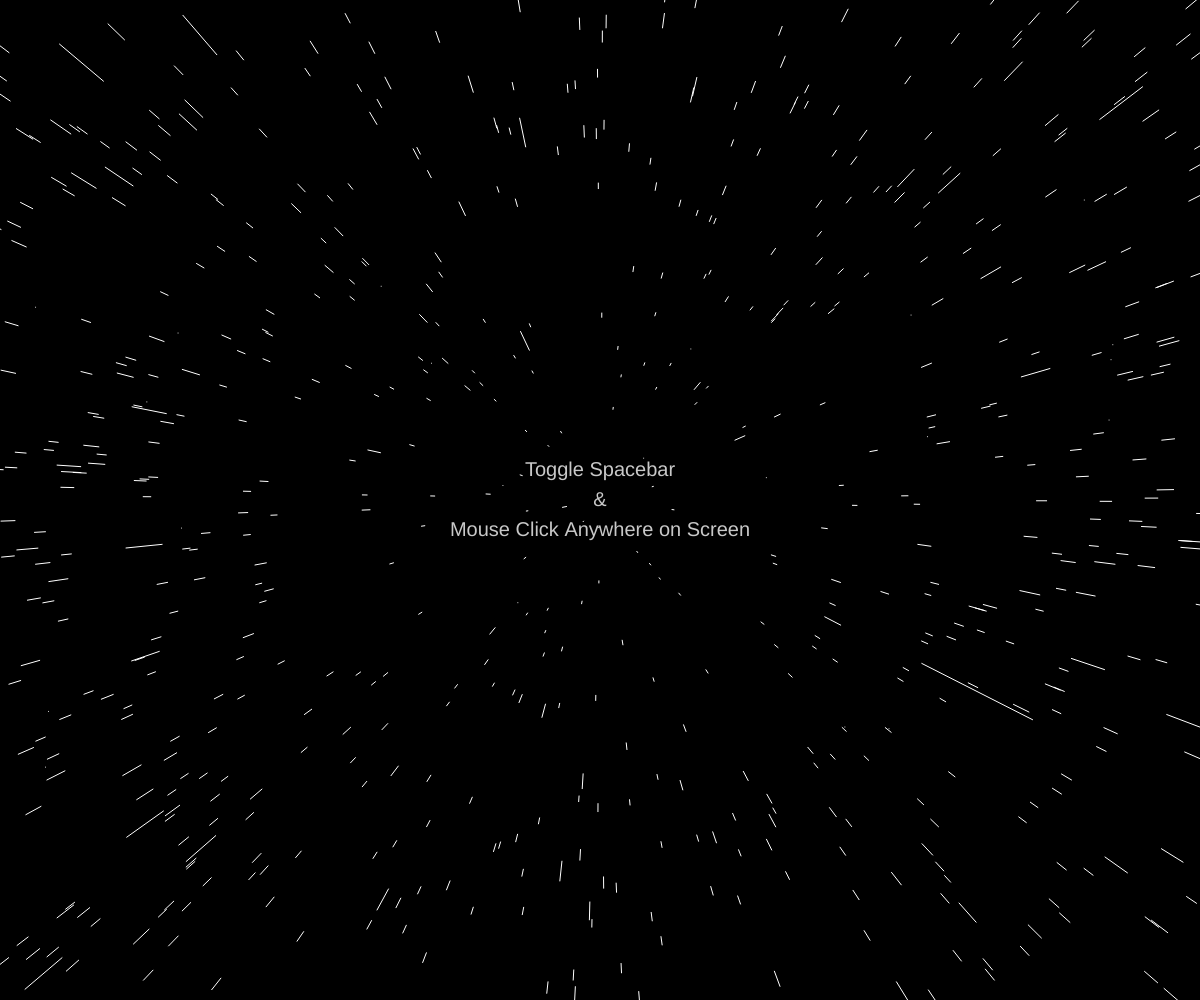
Frame 1 (no input)
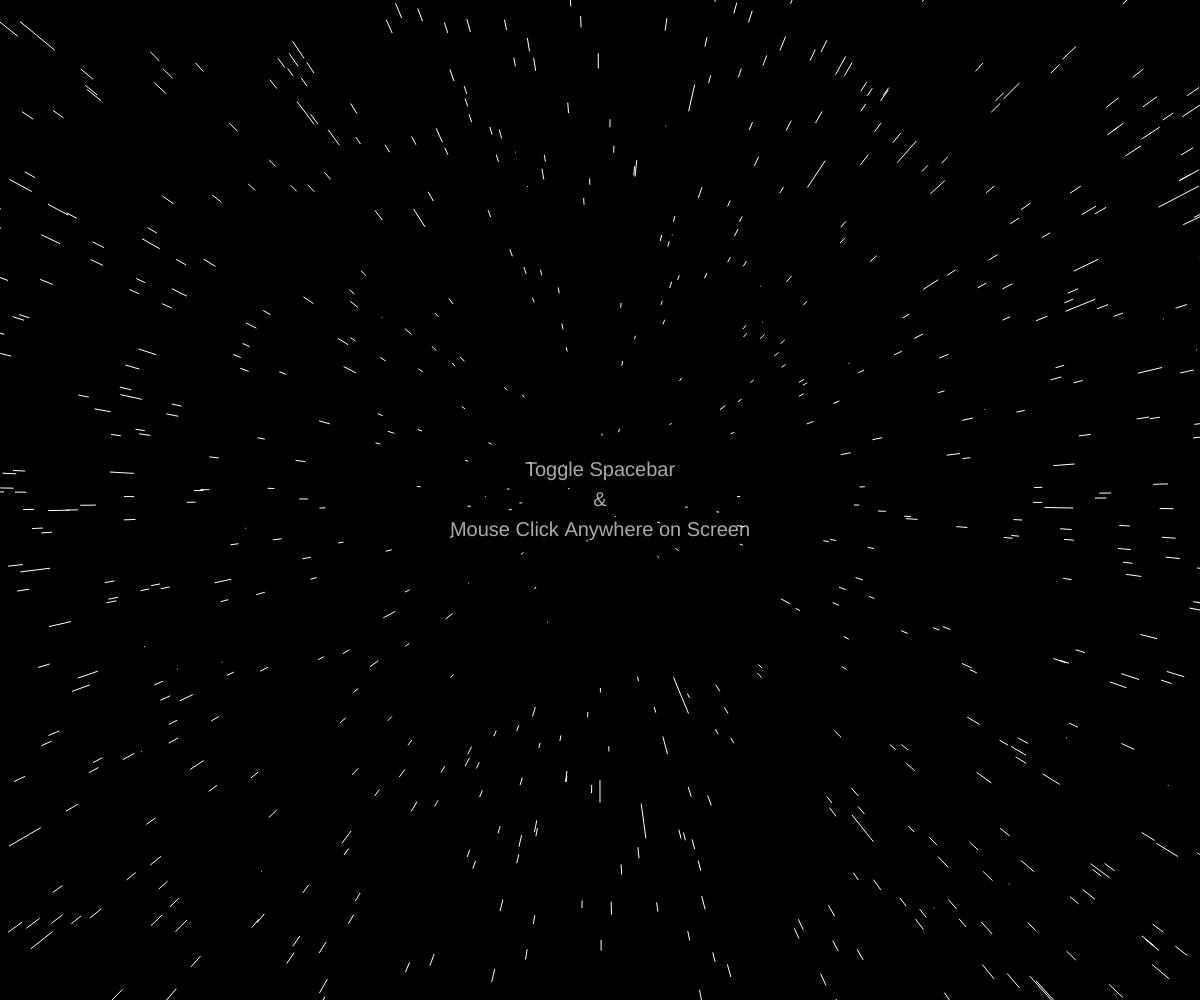
Frame 60 (no input)
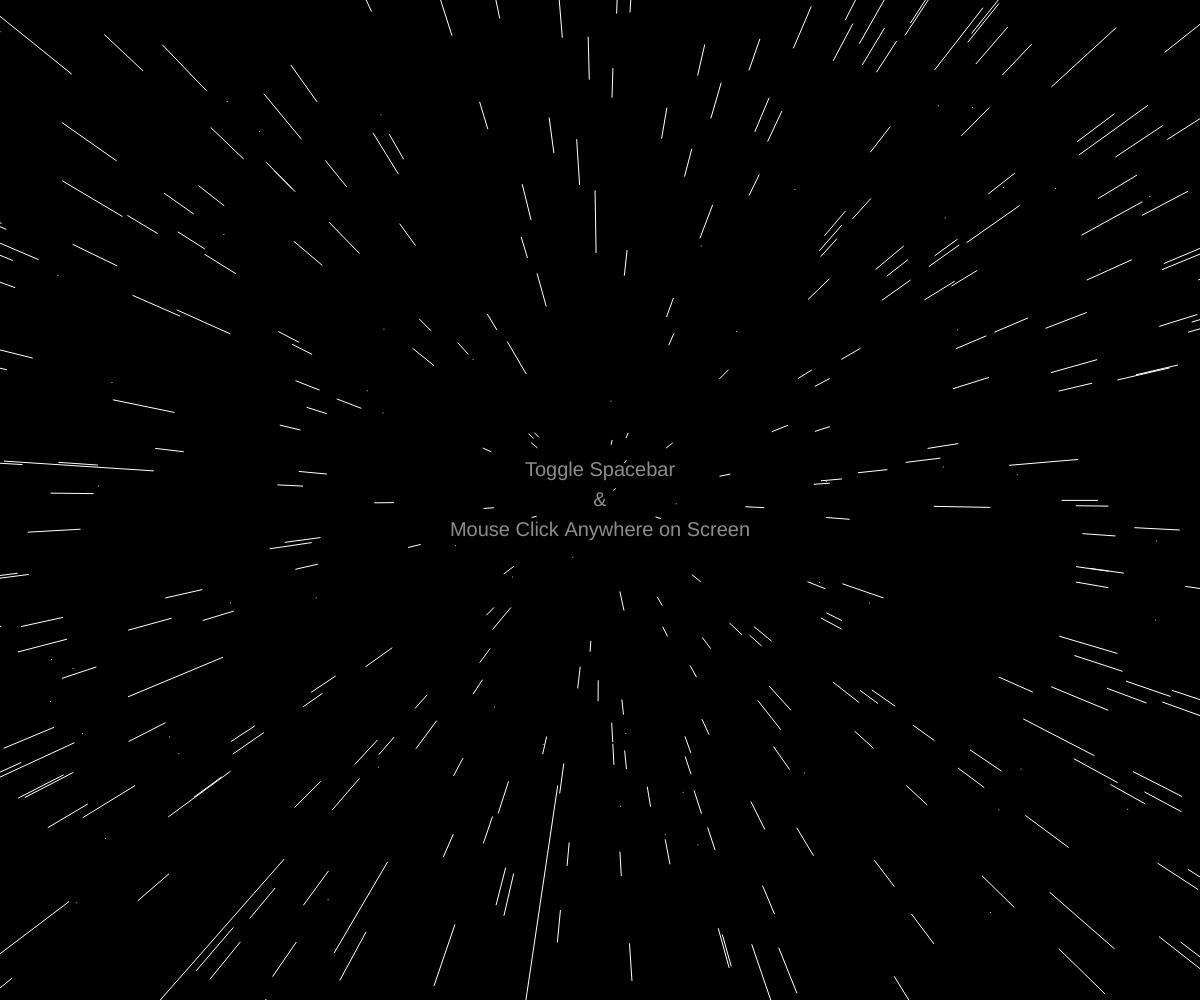
Frame 120 (the mouse pressed at the canvas centre since frame 60)

The p5.js sketch that drew these frames (run headless with seeded random() and noise() and a simulated clock; from frame 60 on, the mouse is pressed at the canvas centre):

// p5.js sketch
// ── sketch.js
var stars=[];
let numstarsmax=1500;
let speedmax=150;
var x;
var y;
var z;
var k=1;
var speed=20;
var numstars=numstarsmax;

function setup() {
	createCanvas(windowWidth,windowHeight);
	background(0);
	for (var i = 0; i < numstars; i++) {
		stars[i]= new Star();
	}
	frameRate(60);
	textSize(20);
	textAlign(CENTER,CENTER)
}

function draw() {
if (mouseIsPressed){
	speed=speedmax*mouseX/width;
	numstars=numstarsmax*mouseY/height;
}
	background(0);
	if(frameCount<=400){
		fill(200*(1-frameCount/400));
		noStroke();
		text('Toggle Spacebar',width/2,height/2-30);
		text('&',width/2,height/2);
		text('Mouse Click Anywhere on Screen',width/2,height/2+30);
	}
	translate(width/2,height/2);
	for (var i = 0; i < numstars; i++) {
		stars[i].update();
		stars[i].show();
	}
}

function Star() {
		this.x=random(-width/2,width/2);
		this.y=random(-height/2,height/2);
		this.z=random(width);
		this.pz=this.z

	this.update=function(){
		this.z=this.z-speed;
		if (this.z < 1) {
			this.z = width;
			this.x = random(-width/2, width/2);
			this.y = random(-height/2, height/2);
			this.pz = this.z;
		}
	}

	this.show=function(){
		fill(255)
		noStroke();

		var sx=map(this.x/this.z,0,1,0,width)
		var sy=map(this.y/this.z,0,1,0,height)
		var r=map(this.z,0,width,16,0)
		var px = map(this.x / this.pz, 0, 1, 0, width);
    var py = map(this.y / this.pz, 0, 1, 0, height);
    this.pz = this.z;

		if(k%2==0){
		ellipse(sx,sy,r);
		}
    else if (k%2>=0) {
			stroke(255);
			line(px, py, sx, sy);
		}

	}
}
function keyTyped(){
	if(key===' '){
		k+=1;
	}
}
